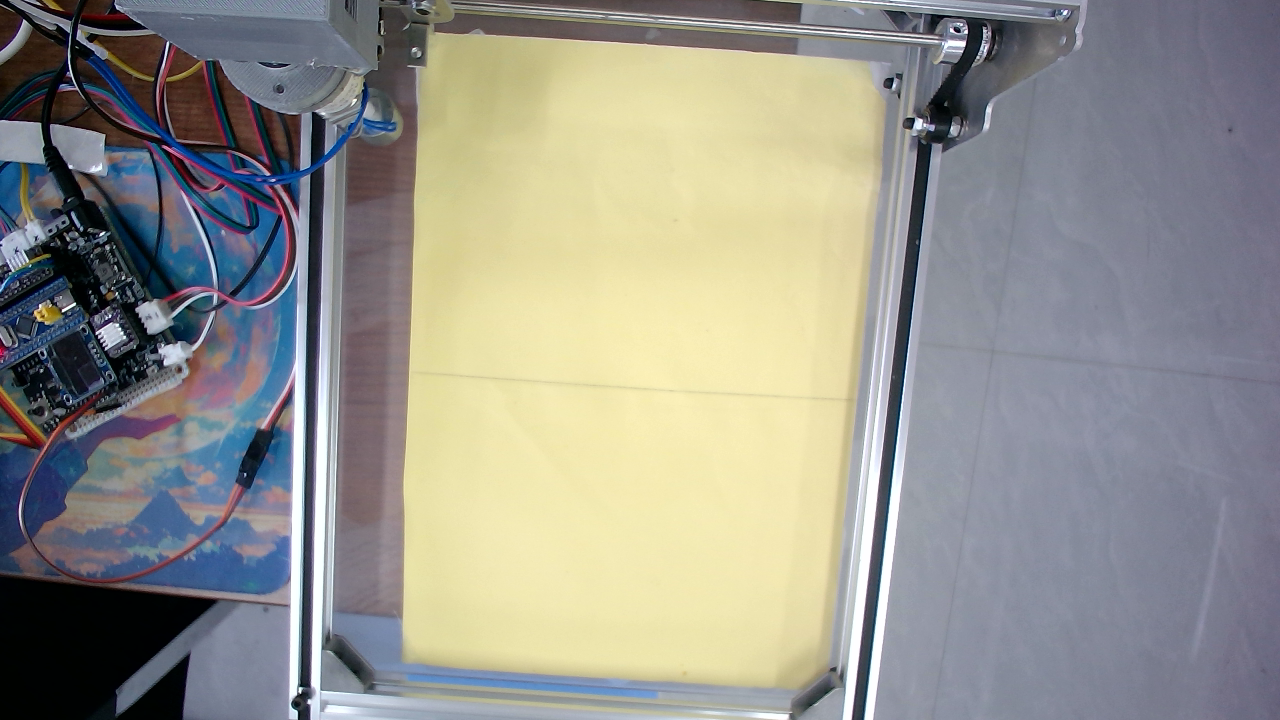
#> input picture puzzle-vision-simulator/data/local/empty_work_area.png, 1280 x 720 px, given in place of the camera
$ python chess_detection.py   (older library calls are emulated)
#> lines starting #> are read from the running program, lines starting #| are printed output that depends on the picture; after the words box and inside, x2 and y2 are one past the last pixel; in counts of white or black regions, pixels touching at a corner belong together
#!/usr/bin/env python3
"""
三子棋 - 棋盘实时检测
- 相机标定: camera_calibration.yaml
- 棋盘检测: 得分制 approxPolyDP + minAreaRect 回退
- 角点排序: 极角法 + Y坐标分组二次校验
- 参数集中管理 + 键盘实时调参 + 安全窗口管理

Usage:
    python chess_detection.py               # 正常运行
    python chess_detection.py --debug       # 调试模式
    python chess_detection.py --cam 8       # 旭日派
"""

import cv2
import numpy as np
import argparse
import os
import re
import time

# =============================================================================
# 参数集中管理
# =============================================================================

# --- 图像预处理 ---
GAUSSIAN_BLUR_SIZE = 7
CANNY_LOWER = 50
CANNY_UPPER = 150

# --- 调试开关 ---
DEBUG_SHOW_EDGES = False
DEBUG_SHOW_CANDIDATES = False

# --- 棋盘检测 ---
MIN_CONTOUR_AREA = 7000
MAX_CONTOUR_AREA = 15000
ASPECT_MIN = 0.3
ASPECT_MAX = 1.8
MIN_RECTANGULARITY = 0.60
MIN_CONTOUR_PIXELS = 300
PAPER_AREA_RATIO = 0.50

# --- 棋子颜色阈值 (BGR 亮度) ---
BLACK_BRIGHT_MAX = 85    # 亮度 < 此值为黑棋
WHITE_BRIGHT_MIN = 145   # 亮度 > 此值为白棋
PIECE_SAMPLE_RATIO = 0.6 # 采样半径 = 内接圆半径 × 此比例

# =============================================================================
# 安全窗口管理
# =============================================================================
_windows_created = {}

# --- 鼠标调试状态 ---
_mouse_info = {'x': 0, 'y': 0, 'bgr': (0, 0, 0), 'hsv': (0, 0, 0), 'clicked': None}
_current_frame = None  # 鼠标回调用的帧缓存


# [14 lines left out: function mouse_callback, not called in this run]

def safe_show(name, image):
    _windows_created[name] = True
    cv2.imshow(name, image)

def safe_destroy(name):
    if _windows_created.pop(name, False):
        cv2.destroyWindow(name)

# [4 lines left out: function safe_destroy_all_debug, not called in this run]

# =============================================================================
# 1. 相机标定
# =============================================================================
def load_calibration(yaml_path):
    try:
        import yaml
        with open(yaml_path, 'r') as f:
            data = yaml.safe_load(f)
        cm = np.array(data['camera_matrix']['data'], dtype=np.float32).reshape(3, 3)
        dc = np.array(data['distortion_coefficients']['data'], dtype=np.float32)
        pm = np.array(data['projection_matrix']['data'], dtype=np.float32).reshape(3, 4)
        return cm, dc, pm[:, :3]
    except Exception:
        pass
    try:
        fs = cv2.FileStorage(yaml_path, cv2.FILE_STORAGE_READ)
        cm = fs.getNode('camera_matrix').mat()
        dc = fs.getNode('distortion_coefficients').mat()
        if cm is not None and dc is not None:
            return cm, dc.reshape(-1), None
    except Exception:
        pass
    text = open(yaml_path).read()
    nums = lambda key: [float(x) for x in
                        re.search(rf'{key}.*?data:\s*\[([^\]]+)\]', text, re.DOTALL)
                        .group(1).replace('\n', '').split(',')]
    cm_data = nums('camera_matrix')
    cm = np.array(cm_data, dtype=np.float32).reshape(3, 3)
    try:
        dc = np.array(nums('distortion_coefficients'), dtype=np.float32)
    except Exception:
        dc = np.zeros(5, dtype=np.float32)
    try:
        pm = np.array(nums('projection_matrix'), dtype=np.float32).reshape(3, 4)[:, :3]
    except Exception:
        pm = None
    return cm, dc, pm


def init_undistort_maps(camera_matrix, dist_coeffs, width=640, height=480):
    # alpha=0: 只保留有效像素，无黑边，矫正幅度最温和
    # alpha=1: 保留全部像素（含黑边），矫正幅度最强
    # 不用 P 矩阵，直接用 getOptimalNewCameraMatrix 控制 alpha
    new_camera_matrix, _ = cv2.getOptimalNewCameraMatrix(
        camera_matrix, dist_coeffs, (width, height), 0, (width, height))
    map1, map2 = cv2.initUndistortRectifyMap(
        camera_matrix, dist_coeffs, np.eye(3),
        new_camera_matrix, (width, height), cv2.CV_16SC2)
    return map1, map2

# =============================================================================
# 2. 鲁棒角点排序 —— 极角法 + Y坐标校验
# =============================================================================
# [71 lines left out: functions sort_corners, optimize_quadrilateral, not called in this run]


# =============================================================================
# 4. 棋盘检测
# =============================================================================
def detect_chessboard(frame, canny_low=None, canny_high=None,
                      area_min=None, area_max=None):
    if canny_low is None:
        canny_low = CANNY_LOWER
    if canny_high is None:
        canny_high = CANNY_UPPER
    if area_min is None:
        area_min = MIN_CONTOUR_AREA
    if area_max is None:
        area_max = MAX_CONTOUR_AREA

    h_img, w_img = int(frame.shape[0]), int(frame.shape[1])
    image_area = h_img * w_img

    gray = cv2.cvtColor(frame, cv2.COLOR_BGR2GRAY)
    blurred = cv2.GaussianBlur(gray, (GAUSSIAN_BLUR_SIZE, GAUSSIAN_BLUR_SIZE), 0)
    edges = cv2.Canny(blurred, canny_low, canny_high, apertureSize=3)

    contours, hierarchy = cv2.findContours(edges, cv2.RETR_TREE, cv2.CHAIN_APPROX_SIMPLE)
    if contours is None or hierarchy is None:
        return None, None, None, edges, []

    all_quads = []
    for i, cnt in enumerate(contours):
        area = float(cv2.contourArea(cnt))
        if area < MIN_CONTOUR_PIXELS:
            continue

        hull = cv2.convexHull(cnt)
        rect = cv2.minAreaRect(hull)
        bw, bh = rect[1]
        rect_area = float(bw) * float(bh)
        if rect_area < area_min or rect_area > area_max:
            continue

        aspect = float(bw) / float(bh) if float(bh) > 0 else 0.0
        if not (ASPECT_MIN < aspect < ASPECT_MAX):
            continue

        rectangularity = float(cv2.contourArea(hull)) / rect_area if rect_area > 0 else 0
        if rectangularity < MIN_RECTANGULARITY:
            continue

        # 得分制获取最优 4 点
        box = optimize_quadrilateral(cnt)

        hi = hierarchy[0][i]
        has_parent = bool(hi[3] != -1)
        has_child = bool(hi[2] != -1)

        all_quads.append({
            'idx': int(i),
            'box': box,
            'area': rect_area,
            'aspect': aspect,
            'rectangularity': rectangularity,
            'has_parent': has_parent,
            'has_child': has_child,
            'parent_idx': int(hi[3]),
        })

    candidates = [np.intp(q['box']) for q in all_quads]

    if not all_quads:
        return None, None, None, edges, candidates

    # ---- 选择: 跳过纸张，优先内部棋盘 ----
    all_quads.sort(key=lambda x: x['area'], reverse=True)
    selected = None

    for q in all_quads:
        if q['area'] > image_area * PAPER_AREA_RATIO:
            continue
        if selected is None:
            selected = q
            if q['has_child']:
                break
        elif not selected['has_child'] and q['has_child']:
            selected = q
            break

    if selected is None and len(all_quads) >= 2:
        selected = all_quads[1]
    elif selected is None and len(all_quads) >= 1:
        selected = all_quads[0]

    if selected is None:
        return None, None, None, edges, candidates

    box = np.intp(selected['box'])
    box_sorted = sort_corners(box)
    squares_center, inner_radius = compute_squares_center(box_sorted)

    return squares_center, inner_radius, np.intp(box_sorted), edges, candidates


# =============================================================================
# 5. 九宫格计算
# =============================================================================
# [31 lines left out: function compute_squares_center, not called in this run]


# =============================================================================
# 6. 棋子识别 (YOLO)
# =============================================================================
_yolo_model = None

# [51 lines left out: functions get_yolo_model, detect_pieces_yolo, not called in this run]


# =============================================================================
# 7. 可视化
# =============================================================================
def draw_board_overlay(frame, squares_center, inner_radius, board_box=None,
                       pieces=None, sample_r=0):
    dbg = frame.copy()

    if board_box is not None:
        cv2.drawContours(dbg, [board_box], -1, (0, 255, 0), 3)
        for pt in board_box:
            cv2.circle(dbg, tuple(pt), 6, (0, 255, 0), -1)

    if squares_center:
        tl = np.array(squares_center[0][0])
        tr = np.array(squares_center[2][0])
        bl = np.array(squares_center[6][0])
        br = np.array(squares_center[8][0])

        top_edge = tr - tl
        bottom_edge = br - bl
        left_edge = bl - tl
        right_edge = br - tr

        for frac in [1/3, 2/3]:
            pt1 = tuple((tl + left_edge * frac).astype(int))
            pt2 = tuple((tr + right_edge * frac).astype(int))
            cv2.line(dbg, pt1, pt2, (255, 0, 0), 2)
            pt1 = tuple((tl + top_edge * frac).astype(int))
            pt2 = tuple((bl + bottom_edge * frac).astype(int))
            cv2.line(dbg, pt1, pt2, (255, 0, 0), 2)

        # 棋子颜色
        piece_color = {0: None, 1: (30, 30, 30), 2: (240, 240, 240)}

        for idx, ((cx, cy), num) in enumerate(squares_center):
            ix, iy = int(cx), int(cy)
            state = pieces[idx] if pieces and idx < len(pieces) else 0

            # 内接圆
            cv2.circle(dbg, (ix, iy), inner_radius, (255, 0, 0), 2)

            # 采样圆
            if sample_r > 0:
                cv2.circle(dbg, (ix, iy), sample_r, (0, 255, 255), 1)

            # 编号
            cv2.putText(dbg, str(num), (ix - 10, iy - inner_radius - 5),
                        cv2.FONT_HERSHEY_SIMPLEX, 0.6, (0, 255, 255), 2)

            # 棋子绘制
            if state in (1, 2):
                cv2.circle(dbg, (ix, iy), int(inner_radius * 0.7),
                           piece_color[state], -1)
                if state == 2:  # 白棋加描边
                    cv2.circle(dbg, (ix, iy), int(inner_radius * 0.7),
                               (50, 50, 50), 2)

            # 空格/中心标记
            if state == 0:
                cv2.drawMarker(dbg, (ix, iy), (0, 0, 255),
                               cv2.MARKER_CROSS, 10, 2)

    return dbg


# [99 lines left out: functions draw_info_panel, draw_candidates, print_params, not called in this run]


# =============================================================================
# 7. 主循环
# =============================================================================
def main():
    SCRIPT_DIR = os.path.dirname(os.path.abspath(__file__))
    YAML_PATH = os.path.join(SCRIPT_DIR, "camera_calibration.yaml")

    parser = argparse.ArgumentParser(description="三子棋 - 棋盘实时检测")
    parser.add_argument("--cam", type=int, default=2, help="摄像头 ID")
    parser.add_argument("--calib", type=str, default=YAML_PATH, help="标定 YAML")
    parser.add_argument("--no-undistort", action="store_true", help="跳过畸变矫正")
    parser.add_argument("--debug", action="store_true", help="调试模式: 中间结果窗口")
    args = parser.parse_args()

    # ---- 标定 ----
    if not args.no_undistort and os.path.exists(args.calib):
        try:
            cm, dc, Pm = load_calibration(args.calib)
            map1, map2 = init_undistort_maps(cm, dc)
            use_undistort = True
            print(f"[OK] 已加载标定: {args.calib}")
            print(f"     内参: fx={cm[0,0]:.2f} fy={cm[1,1]:.2f} "
                  f"cx={cm[0,2]:.2f} cy={cm[1,2]:.2f}")
            print(f"     畸变: k1={dc[0]:.4f} k2={dc[1]:.4f} "
                  f"p1={dc[2]:.4f} p2={dc[3]:.4f}")
        except Exception as e:
            print(f"[WARN] 标定失败: {e}")
            use_undistort = False
    else:
        use_undistort = False

    # ---- 摄像头 ----
    cap = cv2.VideoCapture(args.cam)
    if not cap.isOpened():
        for fb in [2, 0, 8]:
            cap.open(fb)
            if cap.isOpened():
                print(f"[INFO] 使用摄像头 {fb}")
                break
        else:
            print("[ERROR] 无法打开摄像头")
            return
    cap.set(cv2.CAP_PROP_FRAME_WIDTH, 640)
    cap.set(cv2.CAP_PROP_FRAME_HEIGHT, 480)

    # ---- 全局可调参数 ----
    global CANNY_LOWER, CANNY_UPPER, MIN_CONTOUR_AREA, MAX_CONTOUR_AREA
    global ASPECT_MIN, ASPECT_MAX, MIN_RECTANGULARITY, PAPER_AREA_RATIO
    global BLACK_BRIGHT_MAX, WHITE_BRIGHT_MIN

    # ---- 状态 ----
    squares_center = None
    inner_radius = 30
    board_box = None
    edges_debug = None
    candidates = []
    frame_count = 0
    start_time = time.time()

    # ---- 鼠标回调 ----
    cv2.namedWindow("Chessboard Detection")
    cv2.setMouseCallback("Chessboard Detection", mouse_callback)

    # ---- 调试 ----
    debug_mode = args.debug
    show_binary = False
    show_edges = False
    show_candidates = False
    show_panel = args.debug  # 右侧信息面板

    print("\n" + "=" * 55)
    print("  三子棋 - 棋盘实时检测")
    print("  调试: E=边缘 C=候选 P=面板 D=全开关")
    print("  调参: [/]Canny下 {/}Canny上 ,/.面积 +/-矩形度")
    print("  棋子: J/K=黑棋阈值 H/L=白棋阈值  1=打印参数")
    print("  鼠标: 移动=像素值 点击=打印详情")
    print("=" * 55)

    while True:
        ret, frame = cap.read()
#> frame is the input picture: shape (720, 1280, 3); mean B, G, R 139.5, 146.9, 147.8
        if not ret:
            break
        frame_count += 1

        if use_undistort:
            frame = cv2.remap(frame, map1, map2, cv2.INTER_LINEAR)
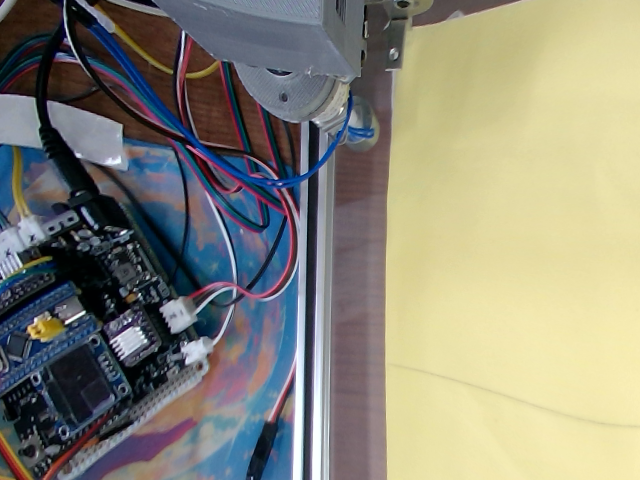
#> frame: shape (480, 640, 3); mean B, G, R 121.3, 135.9, 137.9

        # ---- 每帧检测棋盘 ----
        result = detect_chessboard(frame, canny_low=CANNY_LOWER, canny_high=CANNY_UPPER,
                                   area_min=MIN_CONTOUR_AREA, area_max=MAX_CONTOUR_AREA)
#> in detect_chessboard, `gray = cv2.cvtColor(frame, cv2.COLOR_BGR2GRAY)`:
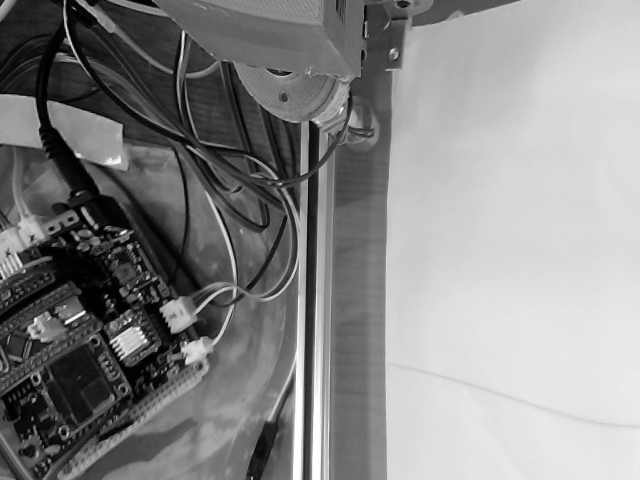
#> gray: shape (480, 640); min 0, max 254, mean 134.9
#> in detect_chessboard, `edges = cv2.Canny(blurred, canny_low, canny_high, apertureSize=3)`:
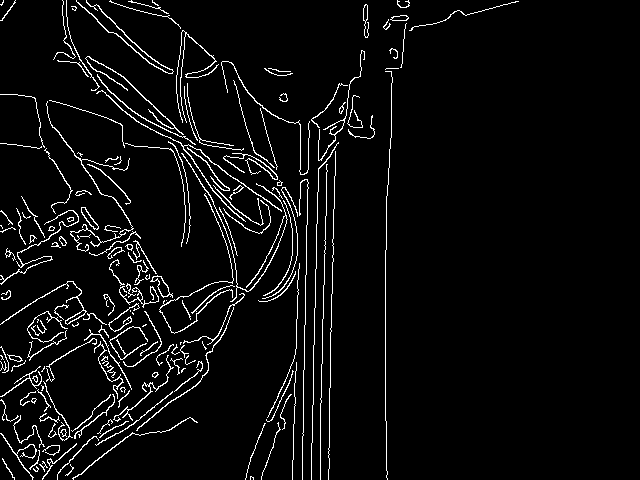
#> edges: shape (480, 640); 4.8% white in thin lines or dots, all inside (x1, y1, x2, y2) = (0, 0, 519, 480)
#> in detect_chessboard, `contours, hierarchy = cv2.findContours(edges, cv2.RETR_TREE, cv2.CHAIN..`: contours = 197 contours, 129 with area under 20; largest, box (x1, y1, x2, y2) and area: (150, 275, 173, 298) 175, (96, 90, 282, 222) 154, (152, 276, 170, 297) 149, (0, 281, 87, 325) 148, (81, 207, 99, 230) 136
#> the loop in detect_chessboard, `for i, cnt in enumerate(contours):` made 197 passes
#> area on passes 8, 10, 11: 43.5, 27, 46.5
#> (the rest of the program and of its run is left out)
